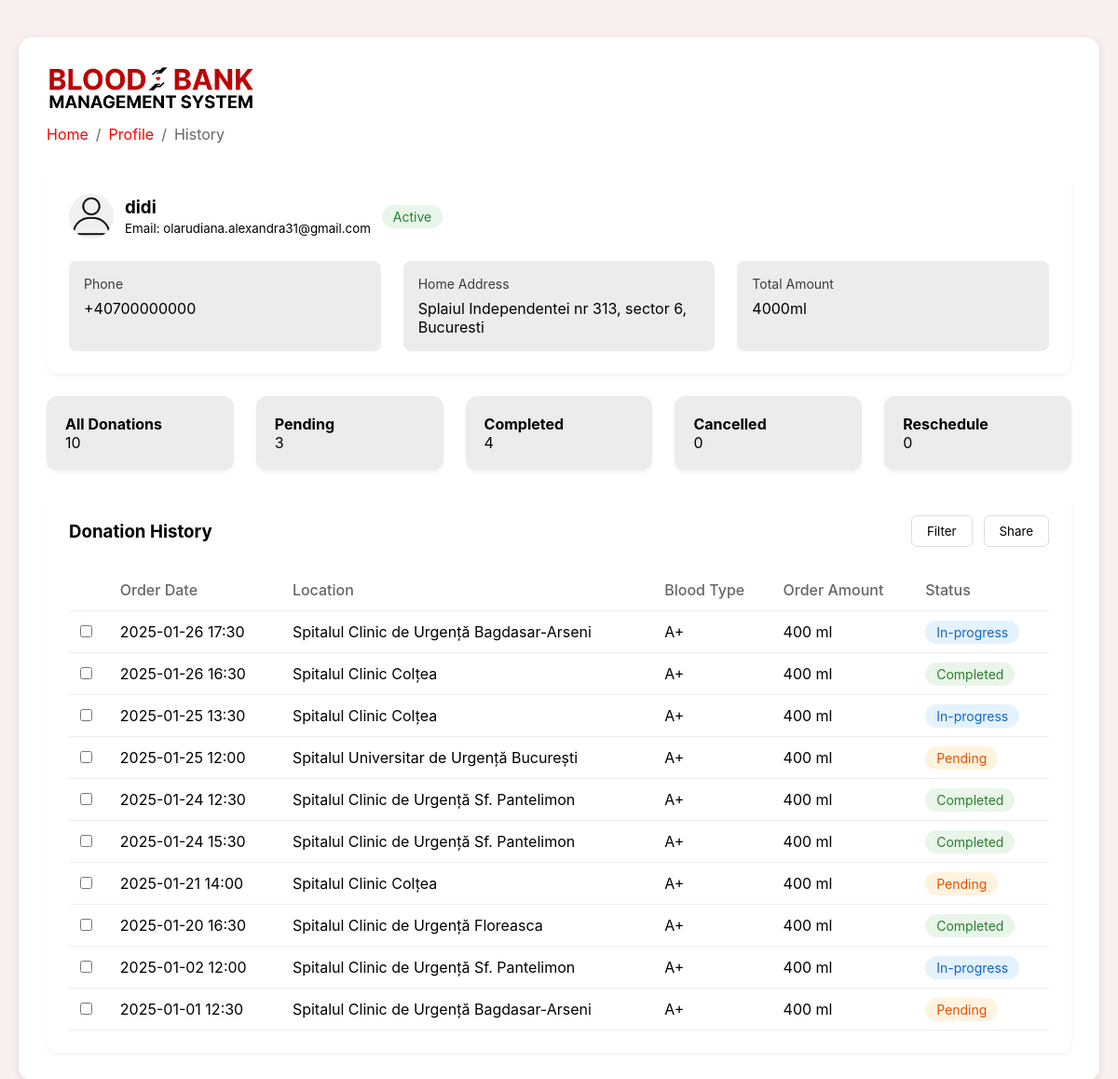
The app's page /donation-history (signed in) with its own data.
### tables this page shows
CREATE TABLE users (
        id INTEGER PRIMARY KEY AUTOINCREMENT,
        full_name TEXT NOT NULL,
        username TEXT UNIQUE NOT NULL,
        email TEXT UNIQUE NOT NULL,
        password TEXT NOT NULL 
    , is_admin BOOLEAN DEFAULT 0);

CREATE TABLE appointments (
    appointment_id INTEGER PRIMARY KEY AUTOINCREMENT,
    user_id INTEGER NOT NULL,
    date DATE NOT NULL,
    time TIME NOT NULL,
    hospital_name TEXT NOT NULL,
    blood_type TEXT NOT NULL,
    FOREIGN KEY (user_id) REFERENCES users (id)
    );

### app.py (the view)
@app.route('/donation-history')
def donation_history():
    if 'logged_in' in session:
        user_id = session['user_id']  # Get the logged-in user's ID
        conn = get_db_connection()
        cursor = conn.cursor()
        cursor.execute('''
            SELECT username, email
            FROM users
            WHERE id = ?
        ''', (user_id,))
        user_info = cursor.fetchone()
        cursor.execute('''
            SELECT date, time, hospital_name, blood_type
            FROM appointments
            WHERE user_id = ?
            ORDER BY date DESC
        ''', (user_id,))
        appointments = cursor.fetchall()
        total_donations = len(appointments)
        donation_history = []
        statuses = ['Completed', 'In-progress', 'Pending']
        for appointment in appointments:
            donation_history.append({
                'date': appointment['date'],
                'time': appointment['time'],
                'hospital_name': appointment['hospital_name'],
                'blood_type': appointment['blood_type'],
                'status': random.choice(statuses)  # Random status for display
            })
        conn.close()
        return render_template('donation-history.html',
                               user_info=user_info,
                               total_donations=total_donations,
                               donation_history=donation_history)
    flash("Please log in to access your donation history.", 'error')
    return redirect(url_for('login'))

### app.py (called while the page is built)
def get_db_connection():
    try:
        conn = sqlite3.connect('database.db')  # Adjust path if necessary
        conn.row_factory = sqlite3.Row  # Enable dictionary-like row access
        return conn
    except sqlite3.Error as e:
        print(f"Error connecting to database: {e}")
        return None

### templates/donation-history.html (shortened to what this page needs)
<!DOCTYPE html>
<html>
<head>
    <link rel="stylesheet" href="{{ url_for('static', filename='css/styles-donation-history.css') }}">
</head>
<body>
  <div class="container">
    <div class="navbar-logo">
      <a href="/">
          <img src="{{ url_for('static', filename='images/logo1.png') }}" alt="Blood Bank Management System Logo">
      </a>
  </div>
    <div class="header">
      <div class="breadcrumb">
            <a href="{{ url_for('index') }}">Home</a> /
          <a href="{{ url_for('gamification') }}">Profile</a> /
          <span>History</span>
      </div>
  </div>
    <div class="donor-info">
      <div class="user-header">
        <div class="user-avatar">
            <img src="{{ url_for('static', filename='images/profile_icon.png') }}" alt="User Icon">
        </div>
        <div>
            <h3>{{ session['username'] }}</h3>
            <small>Email: {{ user_info['email'] }}</small>
        </div>
        <span class="status-badge">Active</span>
    </div>
      <div class="info-grid">
        <div class="info-item">
          <div class="info-label">Phone</div>
          <div>+40700000000</div>
        </div>
        <div class="info-item">
          <div class="info-label">Home Address</div>
          <div>Splaiul Independentei nr 313, sector 6, Bucuresti</div>
        </div>
        <div class="info-item">
          <div class="info-label">Total Amount</div>
          <div>{{ donation_history | length * 400 }}ml</div>
        </div>
      </div>
    </div>
    <div class="stats-grid">
      <div class="stat-card">
          <h4>All Donations</h4>
          <div>{{ total_donations }}</div>
      </div>
      <div class="stat-card">
          <h4>Pending</h4>
          <div>{{ donation_history | selectattr('status', 'equalto', 'Pending') | list | length }}</div>
      </div>
      <div class="stat-card">
          <h4>Completed</h4>
          <div>{{ donation_history | selectattr('status', 'equalto', 'Completed') | list | length }}</div>
      </div>
      <div class="stat-card">
          <h4>Cancelled</h4>
          <div>{{ donation_history | selectattr('status', 'equalto', 'Cancelled') | list | length }}</div>
      </div>
      <div class="stat-card">
          <h4>Reschedule</h4>
          <div>{{ donation_history | selectattr('status', 'equalto', 'Reschedule') | list | length }}</div>
      </div>
    </div>
    <div class="donation-history">
      <div class="history-header">
        <h3>Donation History</h3>
        <div class="action-buttons">
          <button class="btn">Filter</button>
          <button class="btn">Share</button>
        </div>
      </div>
      <table>
        <thead>
          <tr>
            <th></th>
            <th>Order Date</th>
            <th>Location</th>
            <th>Blood Type</th>
            <th>Order Amount</th>
            <th>Status</th>
          </tr>
        </thead>
        <tbody>
          {% for donation in donation_history %}
          <tr>
            <td><input type="checkbox"></td>
            <td>{{ donation['date'] }} {{ donation['time'] }}</td>
            <td>{{ donation['hospital_name'] }}</td>
            <td>{{ donation['blood_type'] }}</td>
            <td>400 ml</td>
            <td><span class="status {{ donation['status']|lower }}">{{ donation['status'] }}</span></td>
          </tr>
          {% endfor %}
        </tbody>
      </table>
    </div>
  </div>
</body>
</html>

### static/css/styles-donation-history.css (style rules this page uses)
* { margin: 0; padding: 0; box-sizing: border-box; font-family: -apple-system, BlinkMacSystemFont, "Segoe UI", Roboto, sans-serif; }
body { background: #f8f0f0; padding: 20px; }
.container { max-width: 1700px; margin: 0 auto; margin-top: 20px; background: white; padding: 30px; border-radius: 15px; box-shadow: 0 2px 8px rgba(0,0,0,0.1); }
.navbar-logo img { height: 50px; margin-left: -0px; margin-bottom: 10px; }
.header { display: flex; align-items: center; gap: 8px; margin-bottom: 20px; }
.breadcrumb { display: flex; align-items: center; gap: 8px; margin-bottom: 20px; color: #666; margin-bottom: 10px; }
.breadcrumb a { color: #ff0000; text-decoration: none; }
.donor-info { background: white; border-radius: 12px; padding: 24px; margin-bottom: 24px; box-shadow: 0 2px 4px rgba(0,0,0,0.05); }
.user-header { display: flex; align-items: center; gap: 12px; margin-bottom: 24px; }
.user-avatar { width: 48px; height: 48px; background: #f0f0f0; border-radius: 50%; overflow: hidden; }
.user-avatar img { width: 100%; height: 100%; border-radius: 50%; object-fit: cover; }
.status-badge { background: #e8f5e9; color: #2e7d32; padding: 4px 12px; border-radius: 16px; font-size: 14px; }
.info-grid { display: grid; grid-template-columns: repeat(auto-fit, minmax(250px, 1fr)); gap: 24px; }
.info-item { background: rgb(236, 236, 236); padding: 16px; border-radius: 8px; }
.info-label { color: #3d3d3d; font-size: 14px; margin-bottom: 8px; }
.stats-grid { display: grid; grid-template-columns: repeat(auto-fit, minmax(200px, 1fr)); gap: 24px; margin-bottom: 24px; }
.stat-card { background: rgb(236, 236, 236); padding: 20px; border-radius: 12px; box-shadow: 0 2px 4px rgba(0,0,0,0.05); }
.donation-history { background: white; border-radius: 12px; padding: 24px; box-shadow: 0 2px 4px rgba(0,0,0,0.05); }
.history-header { display: flex; justify-content: space-between; align-items: center; margin-bottom: 24px; }
.action-buttons { display: flex; gap: 12px; }
.btn { padding: 8px 16px; border-radius: 6px; border: 1px solid #ddd; background: white; cursor: pointer; }
table { width: 100%; border-collapse: collapse; }
th, td { padding: 12px; text-align: left; border-bottom: 1px solid #eee; }
th { color: #666; font-weight: 500; }
.status { padding: 4px 12px; border-radius: 16px; font-size: 14px; }
.completed { background: #e8f5e9; color: #2e7d32; }
.pending { background: #fff3e0; color: #e65100; }
.in-progress { background: #e3f2fd; color: #1565c0; }

### records on screen
users: username "didi", email "olarudiana.alexandra31@gmail.com"
appointments: date "2025-01-26", time "17:30", hospital_name "Spitalul Clinic de Urgență Bagdasar-Arseni", blood_type "A+", status "In-progress"
appointments: date "2025-01-26", time "16:30", hospital_name "Spitalul Clinic Colțea", blood_type "A+", status "Completed"
appointments: date "2025-01-25", time "13:30", hospital_name "Spitalul Clinic Colțea", blood_type "A+", status "In-progress"
appointments: date "2025-01-25", time "12:00", hospital_name "Spitalul Universitar de Urgență București", blood_type "A+", status "Pending"
appointments: date "2025-01-24", time "12:30", hospital_name "Spitalul Clinic de Urgență Sf. Pantelimon", blood_type "A+", status "Completed"
appointments: date "2025-01-24", time "15:30", hospital_name "Spitalul Clinic de Urgență Sf. Pantelimon", blood_type "A+", status "Completed"
appointments: date "2025-01-21", time "14:00", hospital_name "Spitalul Clinic Colțea", blood_type "A+", status "Pending"
appointments: date "2025-01-20", time "16:30", hospital_name "Spitalul Clinic de Urgență Floreasca", blood_type "A+", status "Completed"
appointments: date "2025-01-02", time "12:00", hospital_name "Spitalul Clinic de Urgență Sf. Pantelimon", blood_type "A+", status "In-progress"
appointments: date "2025-01-01", time "12:30", hospital_name "Spitalul Clinic de Urgență Bagdasar-Arseni", blood_type "A+", status "Pending"

### other values on screen
{{ donation_history | length * 400 }} "4000"
{{ total_donations }} "10"
